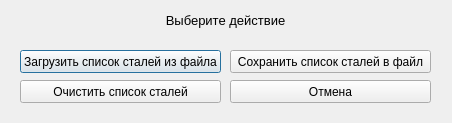
<?xml version="1.0" encoding="UTF-8"?>
<ui version="4.0">
 <class>Dialog</class>
 <widget class="QDialog" name="Dialog">
  <property name="geometry">
   <rect>
    <x>0</x>
    <y>0</y>
    <width>452</width>
    <height>123</height>
   </rect>
  </property>
  <property name="windowTitle">
   <string>Настройки списка сталей</string>
  </property>
  <property name="windowIcon">
   <iconset resource="source.qrc">
    <normaloff>:/images/icon.ico</normaloff>:/images/icon.ico</iconset>
  </property>
  <widget class="QPushButton" name="load_list">
   <property name="geometry">
    <rect>
     <x>20</x>
     <y>50</y>
     <width>201</width>
     <height>23</height>
    </rect>
   </property>
   <property name="text">
    <string>Загрузить список сталей из файла</string>
   </property>
  </widget>
  <widget class="QPushButton" name="export_list">
   <property name="geometry">
    <rect>
     <x>230</x>
     <y>50</y>
     <width>201</width>
     <height>23</height>
    </rect>
   </property>
   <property name="text">
    <string>Сохранить список сталей в файл</string>
   </property>
  </widget>
  <widget class="QPushButton" name="set_cancel">
   <property name="geometry">
    <rect>
     <x>230</x>
     <y>80</y>
     <width>201</width>
     <height>23</height>
    </rect>
   </property>
   <property name="text">
    <string>Отмена</string>
   </property>
  </widget>
  <widget class="QPushButton" name="clear_list">
   <property name="geometry">
    <rect>
     <x>20</x>
     <y>80</y>
     <width>201</width>
     <height>23</height>
    </rect>
   </property>
   <property name="text">
    <string>Очистить список сталей</string>
   </property>
  </widget>
  <widget class="QLabel" name="label">
   <property name="geometry">
    <rect>
     <x>20</x>
     <y>10</y>
     <width>411</width>
     <height>20</height>
    </rect>
   </property>
   <property name="font">
    <font>
     <pointsize>10</pointsize>
    </font>
   </property>
   <property name="text">
    <string>Выберите действие</string>
   </property>
   <property name="alignment">
    <set>Qt::AlignCenter</set>
   </property>
  </widget>
 </widget>
 <resources>
  <include location="source.qrc"/>
 </resources>
 <connections/>
</ui>
